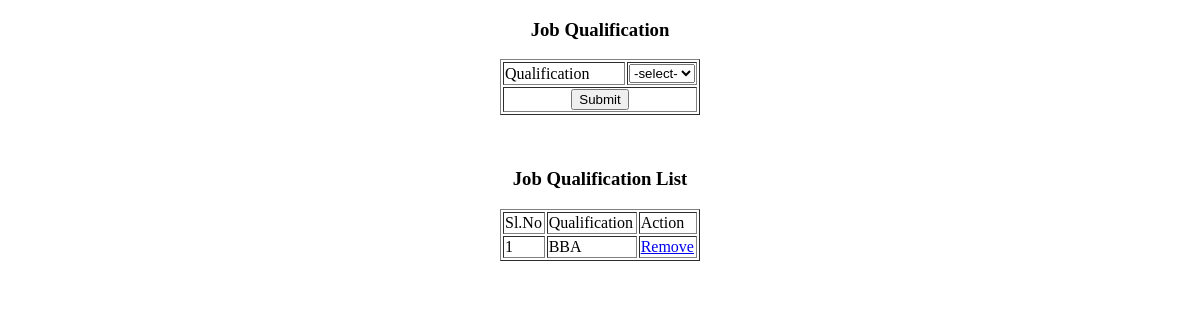
The app's page /Project/Company/Jobqualification.php, older data.
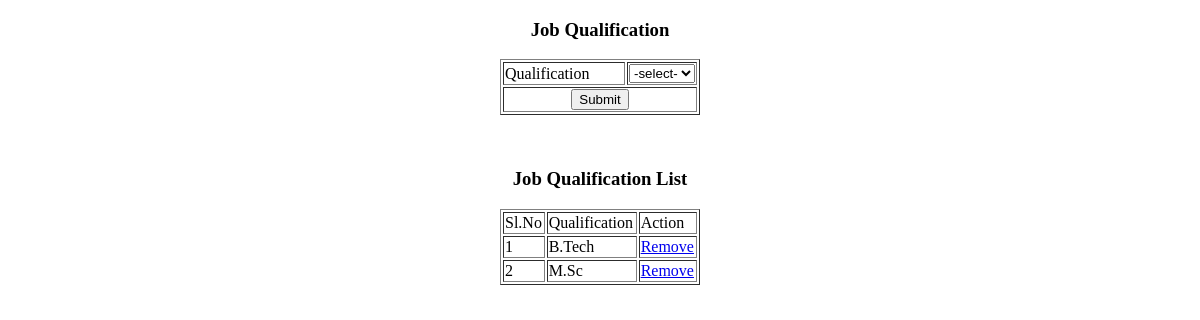
The same page, newer data.
### tables this page shows
CREATE TABLE `tbl_jobqualification` (
  `jobqualification_id` int(11) NOT NULL,
  `qualification_id` int(11) NOT NULL,
  `jobpost_id` int(11) NOT NULL,
  `jobqualification_status` int(11) NOT NULL DEFAULT 0
);

CREATE TABLE `tbl_qualification` (
  `qualification_id` int(11) NOT NULL,
  `qualification_name` varchar(30) NOT NULL,
  `qualification_status` int(11) NOT NULL DEFAULT 0
);

### Project/Company/Jobqualification.php (the view, shortened to what this page needs)
<?php
 include("../Assets/Connection/Connection.php");
		?>
<!DOCTYPE html PUBLIC "-//W3C//DTD XHTML 1.0 Transitional//EN" "http://www.w3.org/TR/xhtml1/DTD/xhtml1-transitional.dtd">
<html xmlns="http://www.w3.org/1999/xhtml">
<head>
</head>
<body>
<form action="" method="post">
<div align="center"><h3>Job Qualification</h3>
<table width="200" border="1">
  <tr>
    <td width="139">Qualification</td>
    <td width="45"><label for="sel_qualification"></label>
      <select name="sel_qualification" id="sel_qualification">
        <option>-select-</option>
      </select></td>
  </tr>
  <tr>
    <td colspan="2"><div align="center">
      <input type="submit" name="btn_submit" id="btn_submit" value="Submit" />
    </div></td>
    </tr>
</table>
<p>&nbsp;</p>
<h3>Job Qualification List</h3>
<table width="200" border="1">
  <tr>
    <td>Sl.No</td>
    <td>Qualification</td>
    <td>Action</td>
  </tr>
  <?php
   $i=0;
   $selQry = "select * from tbl_jobqualification j inner join tbl_qualification q
   on j.qualification_id = q.qualification_id where jobqualification_status=0 ";
   $row=$Con->query($selQry);
   while($data=$row->fetch_assoc())
   {
     $i++;
  ?>
  <tr>
    <td><?php echo $i ?></td>
    <td><?php echo $data['qualification_name']?></td>
    <td>
    <a href = "Jobqualification.php?rid=<?php echo $data['jobqualification_id']?>">Remove</a>
    </td>
    <?php
   }
	?>
  </tr>
</table>
</div>
</form>
</body>
</html>

Row changes from the older to the newer data that the page shows:
changed tbl_jobqualification: qualification.qualification_name "BBA" → "B.Tech"
now on this page (row edited): tbl_jobqualification: qualification.qualification_name "M.Sc"
